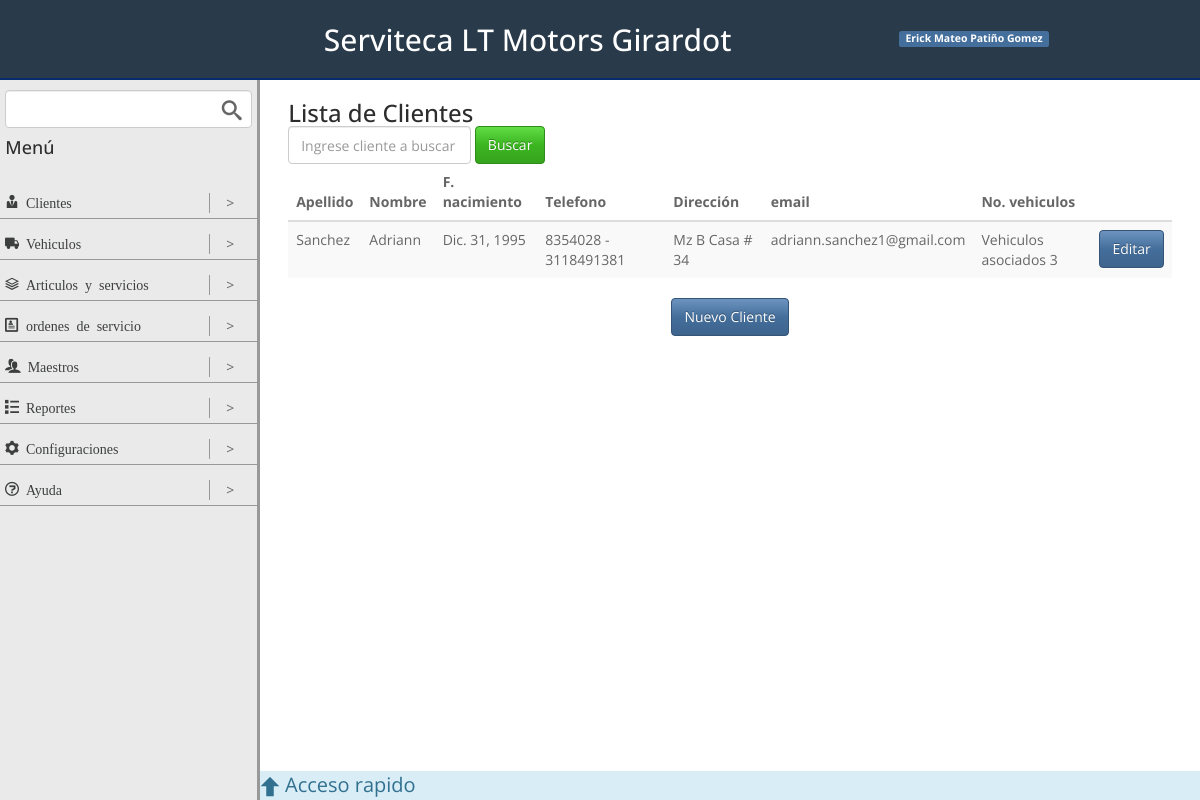
/clientes/, run on the app's committed database.
### clientes/models.py (models this page shows, shortened)
class clienteModel(models.Model):
	nombre = models.CharField(max_length=35)
	apellido = models.CharField(max_length=35)
	documento = models.CharField(max_length=20)
	fnaci = models.DateField(blank=True, null=True)
	telefono = models.CharField(max_length=20, blank=True, null=True)
	celular = models.CharField(max_length=50)
	direccion = models.CharField(max_length=50, blank=True, null=True)
	email = models.EmailField(blank=True, null=True)

### clientes/views.py (the view)
# urls.py: url(r'^clientes/$', listClientesView.as_view(), name = 'list_clientes'),
class listClientesView(ListView):
	queryset = clienteModel.objects.all().order_by('apellido')
	template_name = 'list_clientes.html'
	context_object_name = 'clientes'
	paginate_by = 10

### clientes/templates/list_clientes.html (shortened to what this page needs)
{% extends "base.html" %}
{% block content %}
	<h3>Lista de Clientes</h3>
	<form class="form-inline">
		<div class="form-group">
			<input type="text" class="form-control" placeholder="Ingrese cliente a buscar">
		</div>
		<div class="form-group">
			<input type="submit" class="btn btn-success" value="Buscar">
		</div>
	</form>
	<table class="table table-striped table-hover ">
		<thead>
			<tr>
				<th>Apellido</th>
				<th>Nombre</th>
				<th>F. nacimiento</th>
				<th>Telefono</th>
				<th>Dirección</th>
				<th>email</th>
				<th>No. vehiculos</th>
				<th></th>
			</tr>
		</thead>
		<tbody>
			{% for cliente in clientes %}
				<tr>
					<td>{{ cliente.apellido }}</td>
					<td>{{ cliente.nombre }}</td>
					{% if cliente.fnaci %}
						<td>{{ cliente.fnaci }}</td>
					{% else %}
						<td></td>
					{% endif %}
					<td>{{ cliente.telefono }} - {{ cliente.celular }}</td>
					<td>{{ cliente.direccion }}</td>
					<td>{{ cliente.email }}</td>
					<td>
						{% if cliente.vehiculomodel_set.count > 0 %}
							Vehiculos asociados {{ cliente.vehiculomodel_set.count }}
						{% else %}
							No tiene vehiculos asociados
						{% endif %}
					</td>
					<td>
						<a href="{% url 'update_clientes' cliente.pk %}" class="btn btn-primary">Editar</a>
					</td>
				</tr>
			{% endfor %}
		</tbody>
	</table>
	<div class="row center">
		<a href="{% url 'create_clientes' %}" class="btn btn-primary">Nuevo Cliente</a>
	</div>
{% endblock content %}

### static/css/styles.css (style rules this page uses)
.row { box-sizing:border-box;display:-webkit-flex;display:-ms-flexbox;display:-webkit-box;display:flex;-webkit-flex:0 1 auto;-ms-flex:0 1 auto;-webkit-box-flex:0;flex:0 1 auto;-webkit-flex-direction:row;-ms-flex-direction:row;-webkit-box-orient:horizontal;-webkit-box-direction:normal;flex-direction:row;-webkit-flex-wrap:wrap;-ms-flex-wrap:wrap;flex-wrap:wrap;margin-right:-1%;margin-left:-1% }
.center { -webkit-justify-content:center;-ms-flex-pack:center;-webkit-box-pack:center;justify-content:center;text-align:center }
html,body { height:100% }
h1,h2,h3,h4 { margin:0 }
a { color:#3d3f3f;text-decoration:none }
input { margin:0 }
input[type="text"] { width:100% }
.form-group { position:relative }

### data on the page
clienteModel: apellido "Sanchez", nombre "Adriann", fnaci "Dic. 31, 1995", telefono "8354028", celular "3118491381", direccion "Mz B Casa # 34", email "adriann.sanchez1@gmail.com", vehiculomodel_set.count "3"
